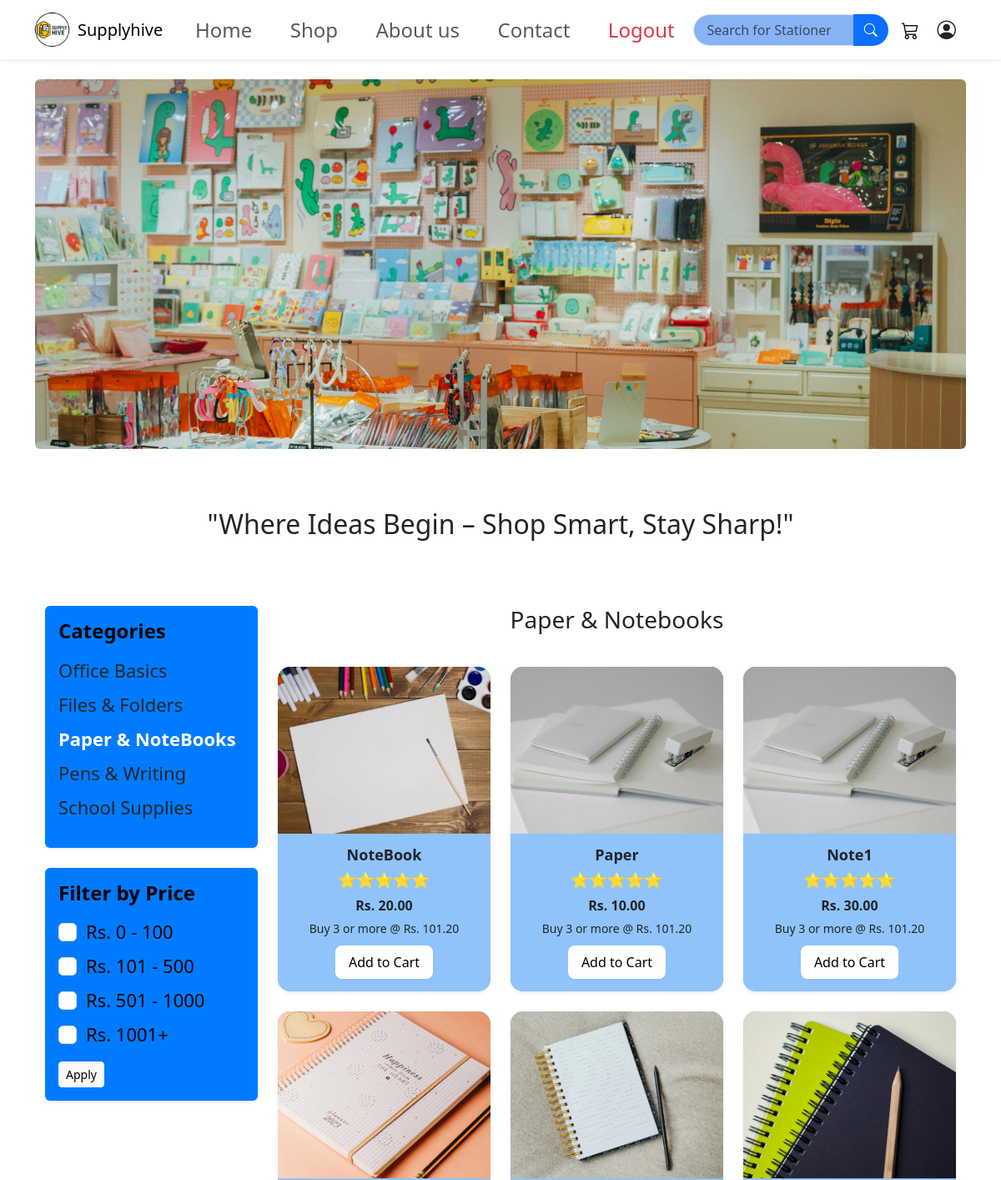
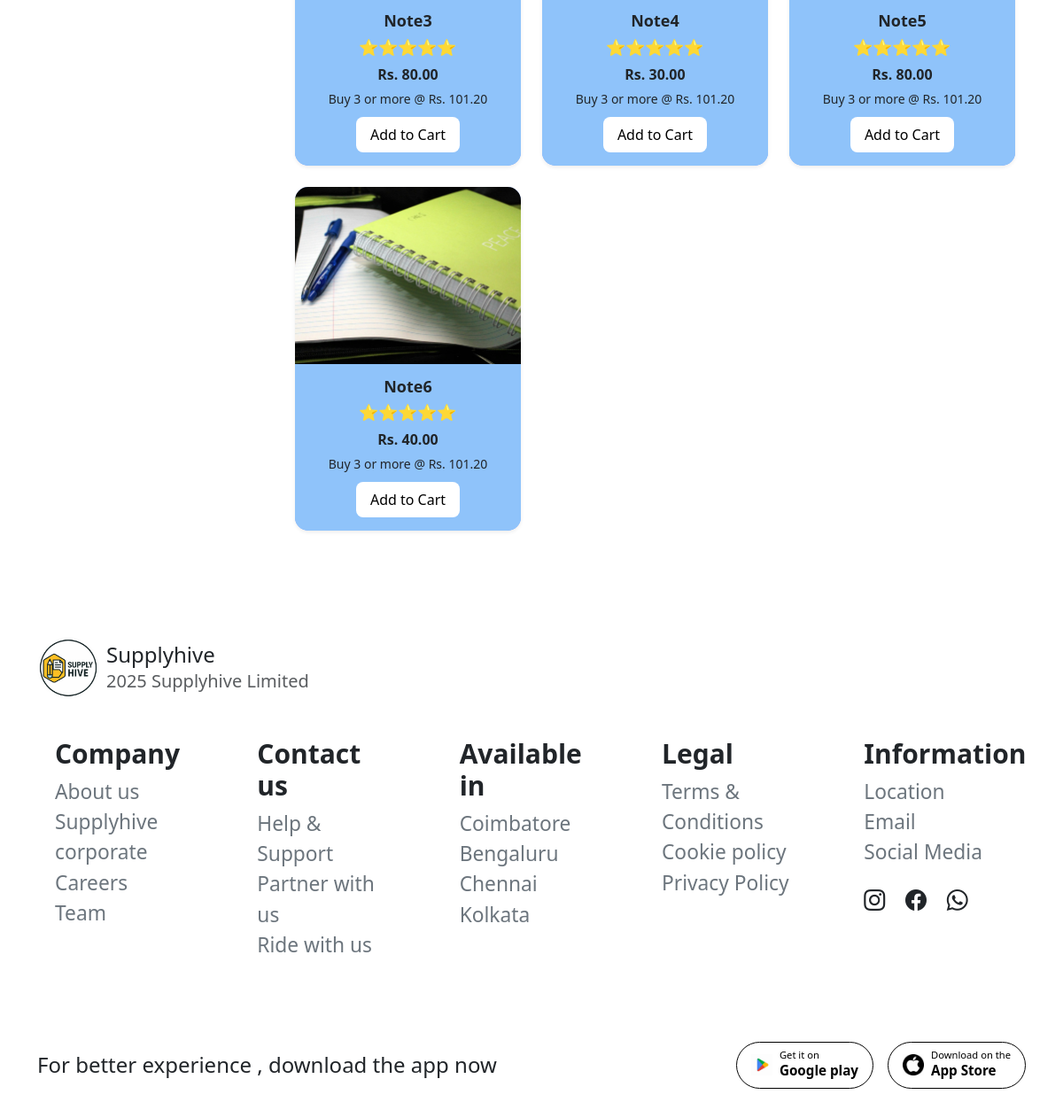
Screenshot of /shop/category/paper-notebooks/ (signed in) with the database file from the repository (2 pictures, top to bottom).
### shop/models.py (models this page shows, shortened)
class Category(models.Model):
    name = models.CharField(max_length=200, unique=True)
    slug = models.SlugField(max_length=200, unique=True)
    class Meta:
        verbose_name_plural = "Categories"

class Product(models.Model):
    category = models.ForeignKey(Category, related_name="products", on_delete=models.CASCADE)
    name = models.CharField(max_length=200)
    slug = models.SlugField(max_length=200, unique=True)
    description = models.TextField(blank=True)
    price = models.DecimalField(max_digits=10, decimal_places=2)
    image = models.ImageField(upload_to="products/", blank=True, null=True)
    is_available = models.BooleanField(default=True)
    created_at = models.DateTimeField(auto_now_add=True)

### shop/views.py (the view)
# urls.py: path("", views.product_list, name="product_list"),  # all products (default)
def product_list(request, category_slug=None):
    category = None
    categories = Category.objects.all()
    products = Product.objects.filter(is_available=True, image__isnull=False)  # Added image filter
    if category_slug:
        category = get_object_or_404(Category, slug=category_slug)
        products = products.filter(category=category)
        template_name = f"shop/{category.slug}.html"
    else:
        template_name = "shop/product_list.html"
    context = {
        "categories": categories,
        "category": category,
        "products": products,
    }
    return render(request, template_name, context)

### shop/templates/shop/paper-notebooks.html (shortened to what this page needs)
{% extends "core/base.html" %}
{% load static %}
{% block content %}
<div class="text-center">
    <img src="{% static 'images/paper.png' %}" class="img-fluid rounded" alt="Office Basics"
    style="max-height: 600px; object-fit: cover; border-radius: 30px;">
    <p class="mt-3" style="font-size: 32px;font-weight: 500;padding: 50px;">"Where Ideas Begin – Shop Smart, Stay
        Sharp!"</p>
</div>
<div class="container mt-4">
    <div class="row">
        <div class="col-md-3">
            <div class="p-3 rounded shadow-sm" style="background-color:#007bff; color:white;">
                <h5 class="fw-bold mb-3" style="font-size: 24px; color: black;">Categories</h5>
                <ul class="list-unstyled">
                    {% for cat in categories %}
                    <li class="mb-2">
                        <a style="font-size: 22px;" href="{% url 'shop:product_list_by_category' cat.slug %}"
                            class="d-block text-decoration-none {% if category and category.id == cat.id %}fw-bold text-white{% else %}text-dark{% endif %}">
                            {{ cat.name }}
                        </a>
                    </li>
                    {% endfor %}
                </ul>
            </div>
            <div class="p-3 rounded shadow-sm mt-4" style="background-color:#007bff;">
                <h5 class="fw-bold mb-3 text-black" style="font-size: 24px;">Filter by Price</h5>
                <form style="font-size: 22px;">
                    <div class="form-check mb-2">
                        <input class="form-check-input" type="checkbox" id="price1">
                        <label class="form-check-label text-black" for="price1">
                            Rs. 0 - 100
                        </label>
                    </div>
                    <div class="form-check mb-2">
                        <input class="form-check-input" type="checkbox" id="price2">
                        <label class="form-check-label text-black" for="price2">
                            Rs. 101 - 500
                        </label>
                    </div>
                    <div class="form-check mb-2">
                        <input class="form-check-input" type="checkbox" id="price3">
                        <label class="form-check-label text-black" for="price3">
                            Rs. 501 - 1000
                        </label>
                    </div>
                    <div class="form-check mb-2">
                        <input class="form-check-input" type="checkbox" id="price4">
                        <label class="form-check-label text-black" for="price4">
                            Rs. 1001+
                        </label>
                    </div>
                    <button type="submit" class="btn btn-light btn-sm mt-2">Apply</button>
                </form>
            </div>
        </div>
        <div class="col-md-9">
            <h3 class="mb-4 text-center pb-3">Paper & Notebooks</h3>
            <div class="row">
                  {% for product in products %}
                <div class="col-md-4 mb-4">
                    <div class="product-card shadow-sm">
                         {% if product.image %}
                        <img src="{{ product.image.url }}" alt="{{ product.name }}">
                        {% else %}
                        <img src="{% static 'images/no-image-placeholder.jpg' %}" alt="{{ product.name }}">
                        {% endif %}
                        <div class="product-info">
                            <h3>{{ product.name }}</h3>
                            <div class="stars">⭐⭐⭐⭐⭐</div>
                            <div class="price">Rs. {{ product.price }}</div>
                            <div class="bulk-price">Buy 3 or more @ Rs. 101.20</div>
                            <form method="post" action="{% url 'shop:add_to_cart' %}">
                                <button type="submit" class="add-cart-btn">Add to Cart</button>
                            </form>
                        </div>
                    </div>
                </div>
                {% empty %}
                <p>No products found in this category.</p>
                {% endfor %}
            </div>
            </div>
        </div>
    </div>
{% endblock %}

### shop/templates/shop/paper-notebooks.html (style rules this page uses)
.product-card { background-color: #80a9ff; border-radius: 15px; overflow: hidden; text-align: center; transition: transform 0.3s; }
.product-card img { width: 100%; height: 200px; object-fit: cover; }
.product-info { padding: 15px; background-color: #8fc3fa; }
.product-info h3 { font-size: 18px; font-weight: 600; margin-bottom: 5px; }
.stars { color: #ffea00; font-size: 18px; margin-bottom: 5px; }
.price { font-weight: bold; font-size: 16px; margin-bottom: 5px; }
.bulk-price { font-size: 14px; margin-bottom: 10px; }
.add-cart-btn { background-color: #fff; border: none; border-radius: 8px; padding: 8px 16px; font-size: 16px; cursor: pointer; transition: background-color 0.3s, color 0.3s; }

### rows the page displays
Category: name "Office Basics"
Category: name "Files & Folders"
Category: name "Paper & NoteBooks"
Category: name "Pens & Writing"
Category: name "School Supplies"
Product: image (picture), name "NoteBook", price "20.00"
Product: image (picture), name "Paper", price "10.00"
Product: image (picture), name "Note1", price "30.00"
Product: image (picture), name "Note3", price "80.00"
Product: image (picture), name "Note4", price "30.00"
Product: image (picture), name "Note5", price "80.00"
Product: image (picture), name "Note6", price "40.00"
